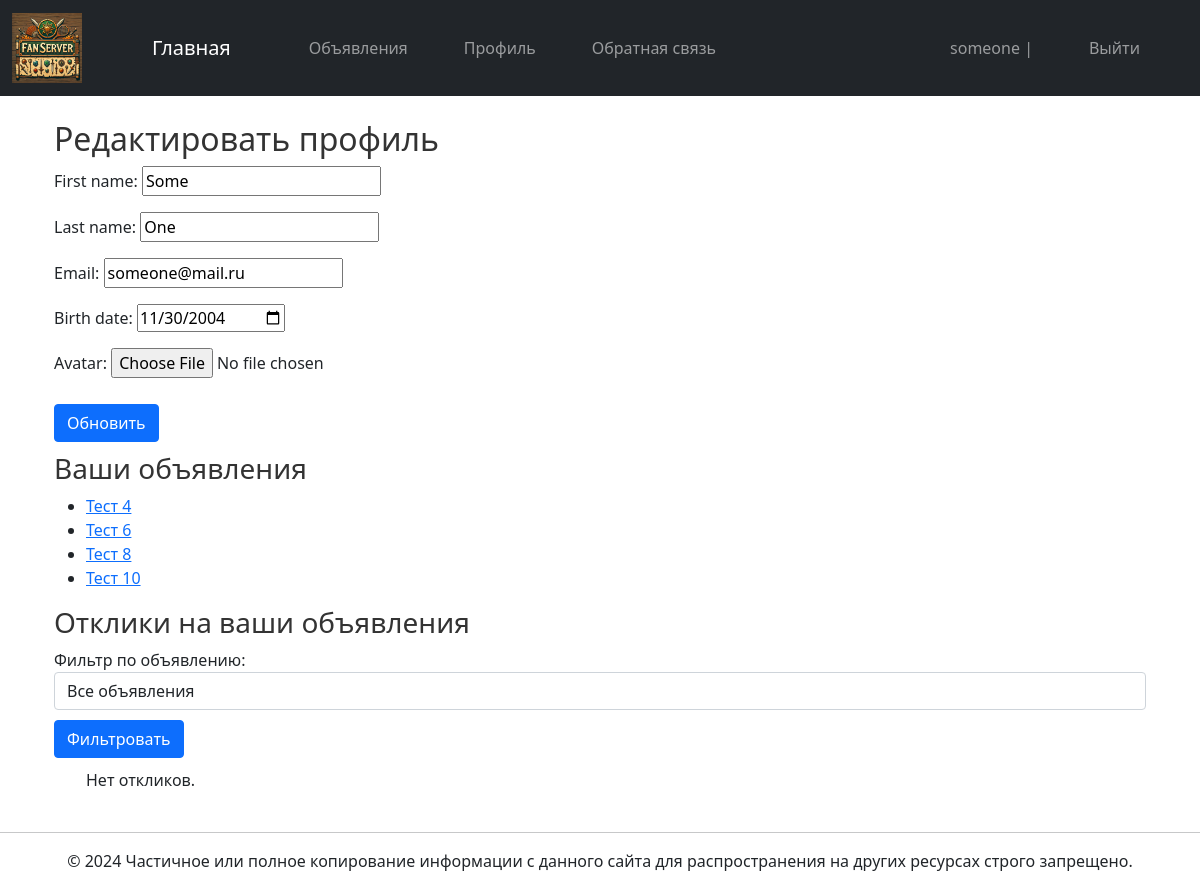
/users/profile/ (signed in), run on the app's committed database.
### users/models.py (models this page shows, shortened)
class CustomUser(AbstractUser):
    avatar = models.ImageField(upload_to='avatars/', null=True, blank=True)
    birth_date = models.DateField(null=True, blank=True)
    email_verified = models.BooleanField(default=False)
    confirmation_code = models.CharField(max_length=4, blank=True, null=True)

### message_board/models.py (models this page shows, shortened)
class Post(models.Model):
    title = models.CharField(max_length=255)
    content = models.TextField()
    image = models.ImageField(upload_to='post_images/', blank=True, null=True)
    video_url = models.URLField(blank=True, null=True)
    author = models.ForeignKey(User, on_delete=models.CASCADE)
    category = models.ForeignKey(Category, on_delete=models.SET_NULL, null=True, blank=True)
    created_at = models.DateTimeField(auto_now_add=True)
    updated_at = models.DateTimeField(auto_now=True)

### users/views.py (the view, shortened to what this page needs)
# urls.py: path('profile/', ProfileView.as_view(), name='profile'),
class ProfileView(LoginRequiredMixin, UpdateView):
    model = CustomUser
    form_class = ProfileForm
    template_name = 'users/profile.html'
    success_url = reverse_lazy('profile')
    def get_object(self):
        return self.request.user
    def get_context_data(self, **kwargs):
        context = super().get_context_data(**kwargs)
        post_id = self.request.GET.get('post_id')
        responses = Responses.objects.filter(post__author=self.request.user)
        if post_id:
            responses = responses.filter(post_id=post_id)
        context['responses'] = responses
        context['posts'] = Post.objects.filter(author=self.request.user)
        return context
    def get_initial(self):
        initial = super().get_initial()
        initial['email'] = self.request.user.email
        return initial

### users/forms.py
class ProfileForm(forms.ModelForm):
    email = forms.EmailField(widget=forms.TextInput(attrs={'readonly': 'readonly'}))
    class Meta:
        model = CustomUser
        fields = ['first_name', 'last_name', 'email', 'birth_date', 'avatar']
        widgets = {
            'birth_date': forms.DateInput(attrs={'type': 'date'}),
        }

### users/templates/users/profile.html (shortened to what this page needs)
{% extends 'base_generic.html' %}
{% block content %}
<div class="container">
    <h2>Редактировать профиль</h2>
    <form method="post" enctype="multipart/form-data">
        {{ form.as_p }}
        <button type="submit" class="btn btn-primary">Обновить</button>
    </form>
    <h3>Ваши объявления</h3>
    <ul>
        {% for post in posts %}
            <li><a href="{% url 'post_detail' post.pk %}">{{ post.title }}</a></li>
        {% endfor %}
    </ul>
    <h3>Отклики на ваши объявления</h3>
    <form method="get" action="{% url 'profile' %}">
        <div class="form-group">
            <label for="post_id">Фильтр по объявлению:</label>
            <select name="post_id" class="form-control" id="post_id">
                <option value="">Все объявления</option>
            </select>
            <button type="submit" class="btn btn-primary">Фильтровать</button>
        </div>
    </form>
    <ul>
        {% for response in responses %}
            <li>
            {{ response.text }} – от {{ response.author.username }} на объявление <a href="{% url 'post_detail' response.post.pk %}">{{ response.post.title }}</a>
            {% if response.accepted %}
                <span class="badge bg-success">Принят</span>
            {% else %}
                <a href="{% url 'accept_response' response.pk %}" class="btn btn-success btn-sm">Принять</a>
            {% endif %}
            <a href="{% url 'delete_response' response.pk %}" class="btn btn-danger btn-sm">Удалить</a>
        </li>
        {% empty %}
            <p>Нет откликов.</p>
        {% endfor %}
    </ul>
</div>
{% endblock %}

### templates/base_generic.html (shortened to what this page needs)
{% load static %}
<!DOCTYPE html>
<html lang="en">
<head>
    <link rel="stylesheet" href="{% static 'fan_server/css/styles.css' %}">
    <link href="https://cdn.jsdelivr.net/npm/bootstrap@5.0.2/dist/css/bootstrap.min.css" rel="stylesheet">
</head>
<body>
    <nav class="navbar navbar-expand-lg navbar-dark bg-dark">
        <div class="container-fluid">
            <a class="navbar-brand" href="{% url 'home' %}">
                <img src="{% static 'fan_server/images/logo.png' %}" alt="Logo" width="70" height="70">
            </a>
            <a class="navbar-brand" href="{% url 'home' %}">Главная</a>
            <div class="collapse navbar-collapse" id="navbarNav">
                <ul class="navbar-nav">
                    <li class="nav-item">
                        <a class="nav-link" href="{% url 'post_list' %}">Объявления</a>
                    </li>
                    <li class="nav-item">
                        <a class="nav-link" href="{% url 'profile' %}">Профиль</a>
                    </li>
                    <li class="nav-item">
                        <a class="nav-link" href="{% url 'contact' %}">Обратная связь</a>
                    </li>
                </ul>
                <ul class="navbar-nav ms-auto">
                    {% if user.is_authenticated %}
                        <li class="nav-item">
                            <a class="nav-link" href="#">{{ user.username }} |</a>
                        </li>
                        <li class="nav-item">
                            <a class="nav-link" href="{% url 'logout' %}">Выйти</a>
                        </li>
                    {% endif %}
                </ul>
            </div>
        </div>
    </nav>
    <div class="container mt-4">
        {% block content %}
        {% endblock %}
    </div>
    <div id="footer" class="text-center mt-4">
        <hr>
        <p>&copy; 2024 Частичное или полное копирование информации с данного сайта для распространения на других ресурсах строго запрещено.</p>
    </div>
</body>
</html>

### static/fan_server/css/styles.css (style rules this page uses)
body { font-family: 'Arial', sans-serif; background-color: #f4f4f4; color: #333; margin: 0; padding: 0; line-height: 1.6; }
nav ul { list-style-type: none; margin: 0; padding: 0; }
nav ul li { display: inline; margin-right: 20px; }
nav a { color: #fff; text-decoration: none; }
h1, h2, h3, h4, h5, h6 { color: #333; }
a { color: #0275d8; text-decoration: none; }
button, .btn { display: inline-block; padding: 10px 20px; margin: 10px 0; background-color: #0275d8; color: white; border: none; border-radius: 5px; cursor: pointer; }
.container { width: 80%; margin: auto; overflow: hidden; }

### templates/base_generic.html (style rules this page uses)
.navbar-nav .nav-item { margin-right: 40px; }
.navbar-brand { margin-right: 70px; }

### data on the page
CustomUser: username "someone", first_name "Some", last_name "One", email "someone@mail.ru", birth_date "11/30/2004"
Post: title "Тест 4"
Post: title "Тест 6"
Post: title "Тест 8"
Post: title "Тест 10"
